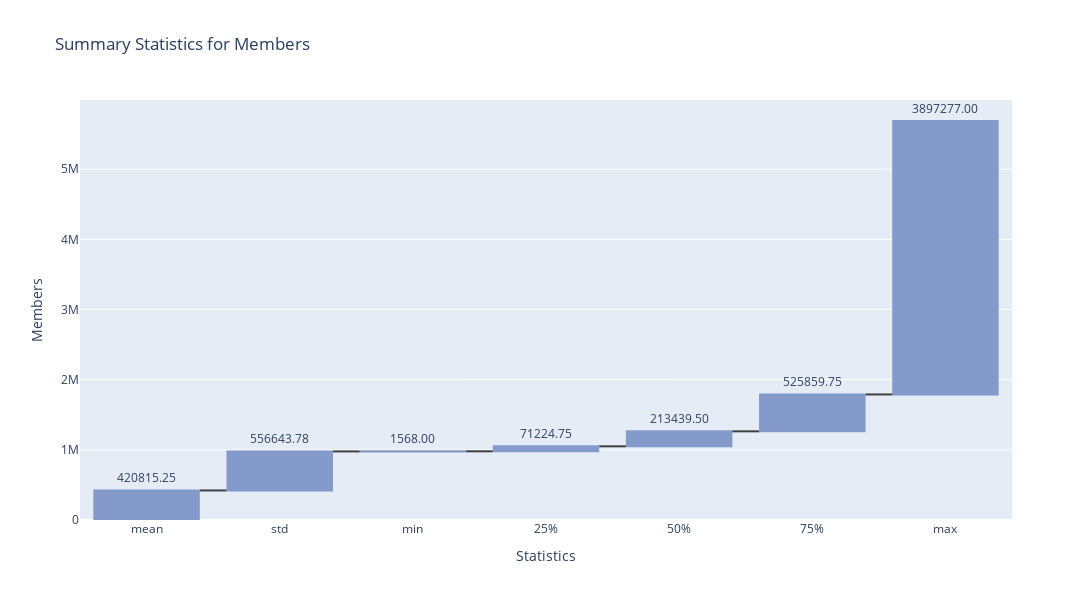

Notebook source saved alongside this figure:
### Code cell
import plotly.graph_objects as go
custom_colors = ['#2C51A2', '#536FA9', '#6579B2', '#849ACB', '#98ABC9', '#A7B7D7', '#ABBCDD']
summary_stats_members = summary_stats.loc[['mean', 'std', 'min', '25%', '50%', '75%', 'max'], 'Members']
diffs = [summary_stats_members.iloc[0]]
diffs.extend(summary_stats_members.iloc[1:].diff().iloc[1:])
fig = go.Figure(go.Waterfall(
    name="",
    orientation="v",
    measure=["relative"] * 7,
    x=summary_stats_members.index,
    textposition="outside",
    text=[f"{val:.2f}" for val in summary_stats_members.values],
    y=summary_stats_members.values,
    connector={"line":{"color":"rgb(63, 63, 63)"}},
    increasing={"marker":{"color": custom_colors[3]}},
    decreasing={"marker":{"color": custom_colors[5]}},
    totals={"marker":{"color": "rgba(0, 0, 0, 0)"}}
))
fig.update_layout(
    title="Summary Statistics for Members",
    xaxis_title="Statistics",
    yaxis_title="Members",
    showlegend=False,
    width=1200,  
    height=600  
)
fig.show()

### Figure 1 — Plotly figure (JSON) as saved in the notebook; plotly's stock layout.template omitted (floating-point values rounded to 4 significant figures)
{"data": [{"connector": {"line": {"color": "rgb(63, 63, 63)"}}, "decreasing": {"marker": {"color": "#A7B7D7"}}, "increasing": {"marker": {"color": "#849ACB"}}, "measure": ["relative", "relative", "relative", "relative", "relative", "relative", "relative"], "name": "", "orientation": "v", "text": ["420815.25", "556643.78", "1568.00", "71224.75", "213439.50", "525859.75", "3897277.00"], "textposition": "outside", "totals": {"marker": {"color": "rgba(0, 0, 0, 0)"}}, "type": "waterfall", "x": ["mean", "std", "min", "25%", "50%", "75%", "max"], "y": [420800.0, 556600.0, 1568, 71220.0, 213400.0, 525900.0, 3897277]}], "layout": {"height": 600, "showlegend": false, "title": {"text": "Summary Statistics for Members"}, "width": 1200, "xaxis": {"autorange": true, "range": [-0.5, 6.5], "title": {"text": "Statistics"}, "type": "category"}, "yaxis": {"autorange": true, "range": [0, 5986000.0], "title": {"text": "Members"}, "type": "linear"}}}
